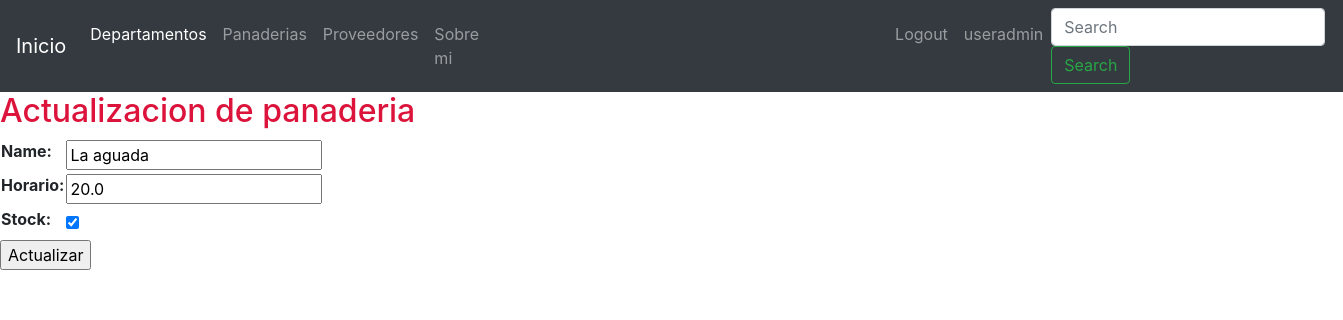
Before: /products/update_panaderia/1/ (signed in) with the older database file.
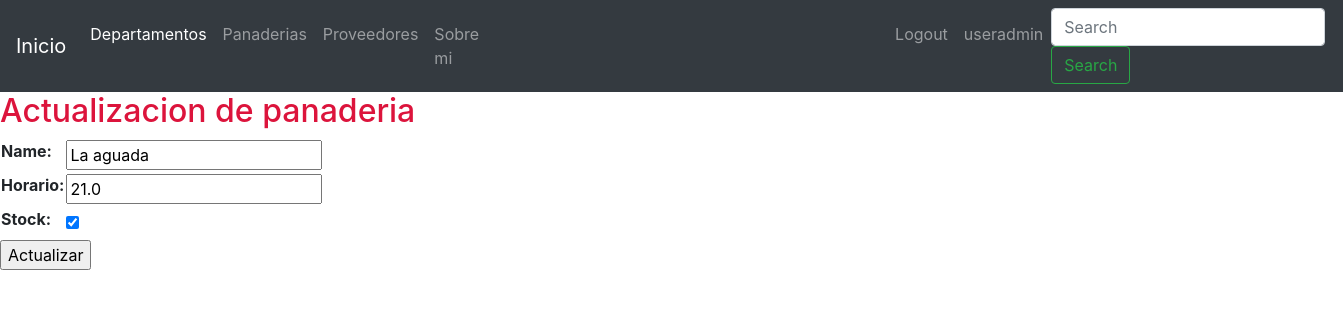
After: the same page with the newer database file.
### products/models.py (models this page shows, shortened)
class Panaderia(models.Model):
    name = models.CharField(max_length=100)
    horario = models.FloatField()
    stock = models.BooleanField(default=True)  #está abierta o no

### products/views.py (the view)
# urls.py: path('update_panaderia/<int:pk>/', PanaderiaUpdateView.as_view(), name='panaderia_update'),
class PanaderiaUpdateView(LoginRequiredMixin, UpdateView):
    model = Panaderia
    template_name = 'update_panaderia.html'
    fields = '__all__'
    success_url = '/products/list-panaderias/'

### templates/update_panaderia.html (shortened to what this page needs)
{% extends 'base.html' %}
{% block title %}
    <h2 style="color: crimson;">Actualizacion de panaderia</h2>
{% endblock %}
{% block content %}
{% if form %}
<form action="" method="POST">
    <table>
    {{form.as_table}}
    </table>
    <input type="submit" value="Actualizar">
</form>
{% endif %}
{% endblock %}

### templates/base.html (shortened to what this page needs)
<!DOCTYPE html>
<html lang="en">
<head>
    <link rel="stylesheet" href="https://cdn.jsdelivr.net/npm/bootstrap@4.6.2/dist/css/bootstrap.min.css"
>
</head>
<body>
    <header>
        <nav class="navbar navbar-expand-lg navbar-dark bg-dark">
            <a class="navbar-brand" href="/">Inicio</a>
            <div class="collapse navbar-collapse" id="navbarSupportedContent">
                <ul class="navbar-nav mr-auto">
                    <li class="nav-item active">
                        <a class="nav-link" href="/products/list-products/">Departamentos </a>
                    </li>
                    <li class="nav-item">
                        <a class="nav-link" href="/products/list-panaderias/">Panaderias</a>
                    </li>
                    <li class="nav-item">
                        <a class="nav-link" href="/providers/list_providers/">Proveedores</a>
                    </li>
                    <li class="nav-item" style="margin-right:400px;">
                        <a class="nav-link" href="{% url 'about_me' %}">Sobre mi</a>
                    </li>
                    {% if request.user.is_authenticated %}
                    <li class="nav-item">
                        <a class="nav-link" href="/users/logout/">Logout</a>
                    </li>
                    <li class="nav-item">
                        <a class="nav-link" href="/users/update/">{{request.user.username}}</a>
                    </li>
                    {% endif %}
                </ul>
                <form class="form-inline my-2 my-lg-0" action="/products/list-products/" method="GET">
                    <input class="form-control mr-sm-2" type="search" placeholder="Search" aria-label="Search" name="search">
                    <button class="btn btn-outline-success my-2 my-sm-0" type="submit">Search</button>
                </form>
            </div>
        </nav>
    </header>
{% block title %}
{% endblock %}
{% block content %}
{% endblock %}
</body>
</html>

Changed rows visible on the page:
changed Panaderia "La aguada": horario "20.0" → "21.0"
